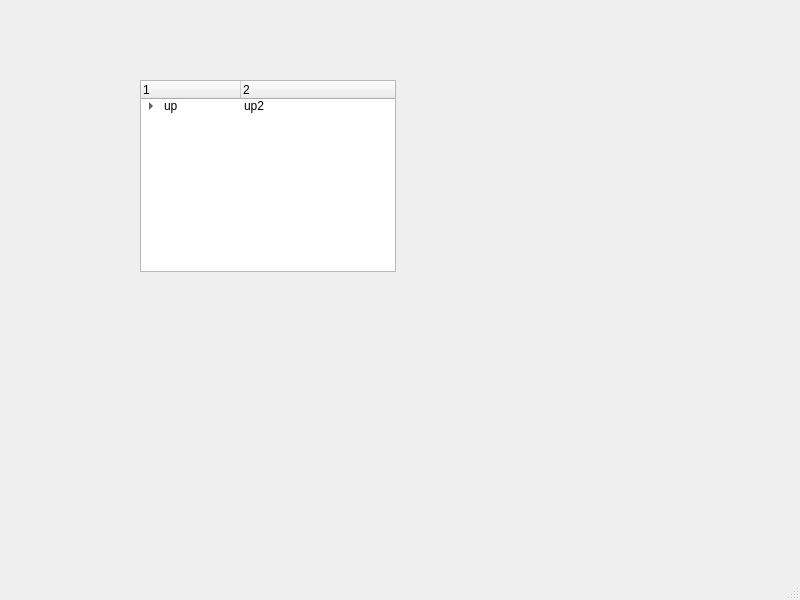
<?xml version="1.0" encoding="UTF-8"?>
<ui version="4.0">
 <class>MainWindow</class>
 <widget class="QMainWindow" name="MainWindow">
  <property name="geometry">
   <rect>
    <x>0</x>
    <y>0</y>
    <width>800</width>
    <height>600</height>
   </rect>
  </property>
  <property name="windowTitle">
   <string>MainWindow</string>
  </property>
  <widget class="QWidget" name="centralwidget">
   <widget class="QTreeWidget" name="treeWidget">
    <property name="geometry">
     <rect>
      <x>140</x>
      <y>80</y>
      <width>256</width>
      <height>192</height>
     </rect>
    </property>
    <column>
     <property name="text">
      <string>1</string>
     </property>
    </column>
    <column>
     <property name="text">
      <string>2</string>
     </property>
    </column>
    <item>
     <property name="text">
      <string>up</string>
     </property>
     <property name="text">
      <string>up2</string>
     </property>
     <item>
      <property name="text">
       <string>low</string>
      </property>
      <property name="text">
       <string>low2</string>
      </property>
     </item>
    </item>
   </widget>
  </widget>
  <widget class="QMenuBar" name="menubar">
   <property name="geometry">
    <rect>
     <x>0</x>
     <y>0</y>
     <width>800</width>
     <height>21</height>
    </rect>
   </property>
  </widget>
  <widget class="QStatusBar" name="statusbar"/>
 </widget>
 <resources/>
 <connections/>
</ui>
